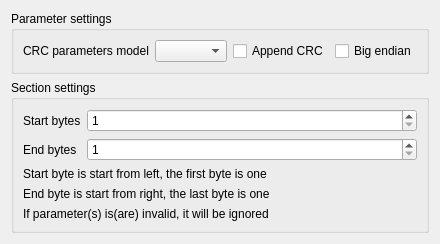
<?xml version="1.0" encoding="UTF-8"?>
<ui version="4.0">
 <class>SAKInputCrcSettingsDialog</class>
 <widget class="QDialog" name="SAKInputCrcSettingsDialog">
  <property name="geometry">
   <rect>
    <x>0</x>
    <y>0</y>
    <width>417</width>
    <height>208</height>
   </rect>
  </property>
  <property name="windowTitle">
   <string notr="true">Dialog</string>
  </property>
  <layout class="QVBoxLayout" name="verticalLayout">
   <item>
    <widget class="QGroupBox" name="groupBox">
     <property name="title">
      <string>Parameter settings</string>
     </property>
     <layout class="QHBoxLayout" name="horizontalLayout">
      <item>
       <widget class="QLabel" name="label_6">
        <property name="text">
         <string>CRC parameters model</string>
        </property>
       </widget>
      </item>
      <item>
       <widget class="QComboBox" name="crcParametersModelComboBox"/>
      </item>
      <item>
       <widget class="QCheckBox" name="appendCrcCheckBox">
        <property name="text">
         <string>Append CRC</string>
        </property>
       </widget>
      </item>
      <item>
       <widget class="QCheckBox" name="bigEndianCheckBox">
        <property name="text">
         <string>Big endian</string>
        </property>
       </widget>
      </item>
      <item>
       <spacer name="horizontalSpacer">
        <property name="orientation">
         <enum>Qt::Horizontal</enum>
        </property>
        <property name="sizeHint" stdset="0">
         <size>
          <width>40</width>
          <height>20</height>
         </size>
        </property>
       </spacer>
      </item>
     </layout>
    </widget>
   </item>
   <item>
    <widget class="QGroupBox" name="groupBox_2">
     <property name="title">
      <string>Section settings</string>
     </property>
     <layout class="QGridLayout" name="gridLayout">
      <item row="1" column="1">
       <widget class="QSpinBox" name="endSpinBox">
        <property name="minimum">
         <number>1</number>
        </property>
        <property name="maximum">
         <number>999</number>
        </property>
       </widget>
      </item>
      <item row="0" column="0">
       <widget class="QLabel" name="label">
        <property name="text">
         <string>Start bytes</string>
        </property>
       </widget>
      </item>
      <item row="3" column="0" colspan="2">
       <widget class="QLabel" name="label_4">
        <property name="styleSheet">
         <string notr="true">QLabel {
	color: &quot;red&quot;
}</string>
        </property>
        <property name="text">
         <string>End byte is start from right, the last byte is one</string>
        </property>
       </widget>
      </item>
      <item row="4" column="0" colspan="2">
       <widget class="QLabel" name="label_5">
        <property name="styleSheet">
         <string notr="true">QLabel {
	color: &quot;red&quot;
}</string>
        </property>
        <property name="text">
         <string>If parameter(s) is(are) invalid, it will be ignored</string>
        </property>
       </widget>
      </item>
      <item row="1" column="0">
       <widget class="QLabel" name="label_2">
        <property name="text">
         <string>End bytes</string>
        </property>
       </widget>
      </item>
      <item row="2" column="0" colspan="2">
       <widget class="QLabel" name="label_3">
        <property name="styleSheet">
         <string notr="true">QLabel {
	color: &quot;red&quot;
}</string>
        </property>
        <property name="text">
         <string>Start byte is start from left, the first byte is one</string>
        </property>
       </widget>
      </item>
      <item row="0" column="1">
       <widget class="QSpinBox" name="startSpinBox">
        <property name="sizePolicy">
         <sizepolicy hsizetype="Expanding" vsizetype="Fixed">
          <horstretch>0</horstretch>
          <verstretch>0</verstretch>
         </sizepolicy>
        </property>
        <property name="minimum">
         <number>1</number>
        </property>
        <property name="maximum">
         <number>999</number>
        </property>
       </widget>
      </item>
     </layout>
    </widget>
   </item>
  </layout>
 </widget>
 <resources/>
 <connections/>
</ui>
